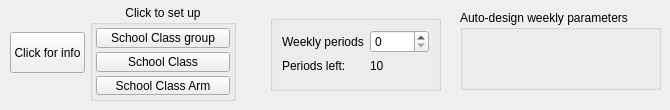
             <widget class="QWidget" name="tab">
              <attribute name="title">
               <string>Parameters</string>
              </attribute>
              <widget class="QGroupBox" name="groupBox_32">
               <property name="geometry">
                <rect>
                 <x>90</x>
                 <y>5</y>
                 <width>146</width>
                 <height>96</height>
                </rect>
               </property>
               <property name="title">
                <string>Click to set up</string>
               </property>
               <property name="alignment">
                <set>Qt::AlignHCenter|Qt::AlignTop</set>
               </property>
               <layout class="QVBoxLayout" name="verticalLayout_26">
                <property name="spacing">
                 <number>4</number>
                </property>
                <property name="leftMargin">
                 <number>3</number>
                </property>
                <property name="topMargin">
                 <number>3</number>
                </property>
                <property name="rightMargin">
                 <number>3</number>
                </property>
                <property name="bottomMargin">
                 <number>3</number>
                </property>
                <item>
                 <widget class="QPushButton" name="pushButton_42">
                  <property name="text">
                   <string>School Class group</string>
                  </property>
                 </widget>
                </item>
                <item>
                 <widget class="QPushButton" name="pushButton_43">
                  <property name="text">
                   <string>School Class</string>
                  </property>
                 </widget>
                </item>
                <item>
                 <widget class="QPushButton" name="pushButton_44">
                  <property name="text">
                   <string>School Class Arm</string>
                  </property>
                 </widget>
                </item>
               </layout>
              </widget>
              <widget class="QGroupBox" name="c_requr_tab_wk_info_box">
               <property name="geometry">
                <rect>
                 <x>270</x>
                 <y>15</y>
                 <width>171</width>
                 <height>76</height>
                </rect>
               </property>
               <property name="title">
                <string/>
               </property>
               <layout class="QFormLayout" name="formLayout_3">
                <item row="0" column="0">
                 <widget class="QLabel" name="label_33">
                  <property name="text">
                   <string>Weekly periods</string>
                  </property>
                 </widget>
                </item>
                <item row="2" column="0">
                 <widget class="QLabel" name="label_34">
                  <property name="text">
                   <string>Periods left:</string>
                  </property>
                 </widget>
                </item>
                <item row="2" column="1">
                 <widget class="QLabel" name="label_36">
                  <property name="text">
                   <string>10</string>
                  </property>
                 </widget>
                </item>
                <item row="0" column="1">
                 <widget class="QSpinBox" name="spinBox_10"/>
                </item>
               </layout>
              </widget>
              <widget class="QPushButton" name="pushButton_12">
               <property name="geometry">
                <rect>
                 <x>10</x>
                 <y>32</y>
                 <width>75</width>
                 <height>41</height>
                </rect>
               </property>
               <property name="text">
                <string>Click for info</string>
               </property>
              </widget>
              <widget class="QGroupBox" name="groupBox_49">
               <property name="geometry">
                <rect>
                 <x>460</x>
                 <y>10</y>
                 <width>201</width>
                 <height>80</height>
                </rect>
               </property>
               <property name="title">
                <string>Auto-design weekly parameters</string>
               </property>
              </widget>
             </widget>
